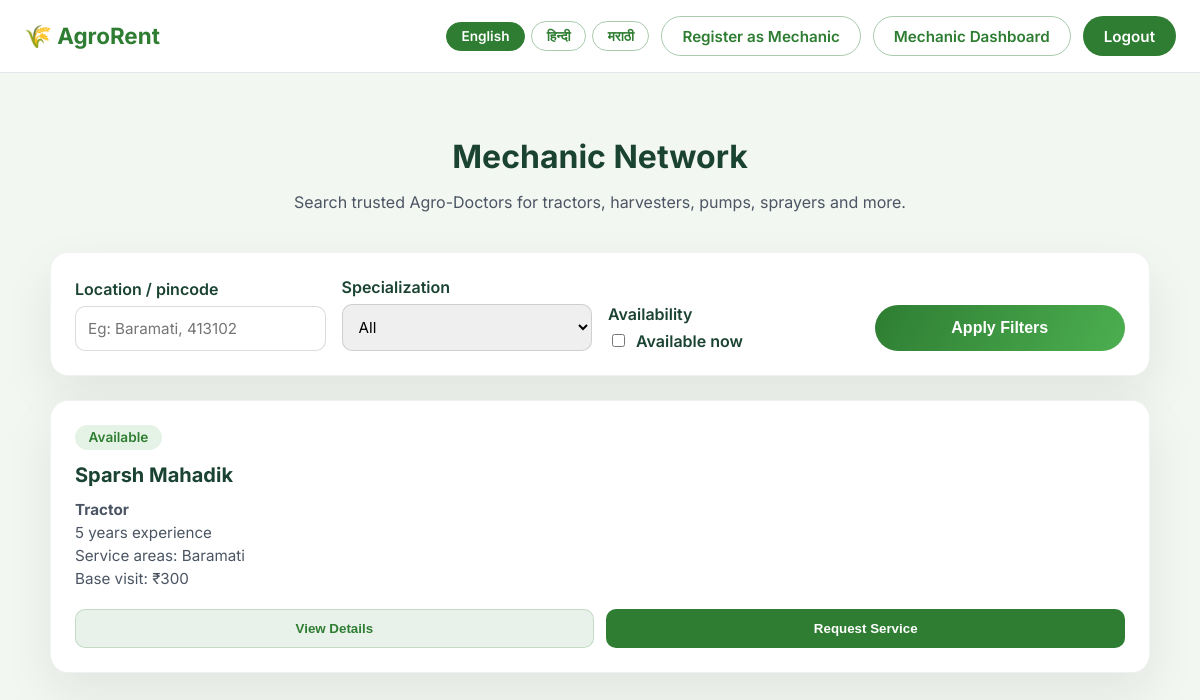
Screenshot of /mechanics (signed in) with the database file from the repository.
### tables this page shows
CREATE TABLE mechanics (
            id INTEGER PRIMARY KEY AUTOINCREMENT,
            user_id INTEGER,
            full_name TEXT NOT NULL,
            phone TEXT NOT NULL,
            email TEXT,
            experience_years INTEGER,
            specialization TEXT NOT NULL,
            service_locations TEXT NOT NULL,
            base_charge REAL NOT NULL,
            description TEXT,
            is_available INTEGER DEFAULT 1,
            created_at TIMESTAMP DEFAULT CURRENT_TIMESTAMP,
            updated_at TIMESTAMP DEFAULT CURRENT_TIMESTAMP,
            FOREIGN KEY (user_id) REFERENCES users(id)
        );

### app.py (the view)
@app.route('/mechanics')
def mechanics_list():
    search = request.args.get('q', '').strip()
    specialization = request.args.get('specialization', '').strip()
    available_only = request.args.get('available_only', '').strip().lower() in ('true', '1', 'on')
    query = 'SELECT * FROM mechanics WHERE 1=1'
    params = []
    if search:
        query += ' AND (LOWER(service_locations) LIKE ? OR LOWER(full_name) LIKE ?)'
        like_term = f'%{search.lower()}%'
        params.extend([like_term, like_term])
    if specialization and specialization in MECHANIC_SPECIALIZATIONS:
        query += ' AND specialization = ?'
        params.append(specialization)
    if available_only:
        query += ' AND is_available = 1'
    query += ' ORDER BY created_at DESC'
    conn = get_db()
    mechanics = conn.execute(query, params).fetchall()
    conn.close()
    return render_template(
        'mechanics_list.html',
        mechanics=mechanics,
        filters={
            'search': search,
            'specialization': specialization,
            'available_only': available_only
        },
        specializations=MECHANIC_SPECIALIZATIONS
    )

### app.py (called while the page is built)
def get_translations():
    if app.debug:
        return load_translations()
    return TRANSLATIONS

def _get_translation_value(lang, key_parts):
    translations = get_translations()
    data = translations.get(lang, {})
    for part in key_parts:
        if isinstance(data, dict):
            data = data.get(part)
        else:
            data = None
        if data is None:
            break
    if data is None and lang != DEFAULT_LOCALE:
        return _get_translation_value(DEFAULT_LOCALE, key_parts)
    return data

def translate_text(key, locale=None, default=None, **kwargs):
    if not key:
        return ''
    lang = locale or getattr(g, 'current_locale', None) or session.get('lang') or DEFAULT_LOCALE
    parts = key.split('.')
    value = _get_translation_value(lang, parts)
    if value is None:
        value = default if default is not None else _get_translation_value(DEFAULT_LOCALE, parts)
    if value is None:
        value = default if default is not None else key
    if isinstance(value, str) and kwargs:
        try:
            value = value.format(**kwargs)
        except KeyError:
            pass
    return value

@app.context_processor
def inject_translation_helpers():
    return {
        't': translate_text,
        'current_locale': getattr(g, 'current_locale', DEFAULT_LOCALE),
        'supported_languages': SUPPORTED_LANGUAGES,
        'language_names': LANGUAGE_NAMES
    }

def get_db():
    conn = sqlite3.connect(DATABASE)
    conn.row_factory = sqlite3.Row
    return conn

### templates/mechanics_list.html (shortened to what this page needs)
<!DOCTYPE html>
<html lang="{{ current_locale }}">
<head>
    <link rel="stylesheet" href="{{ url_for('static', filename='css/mechanics.css') }}">
</head>
<body>
    <div class="page-wrapper">
        <nav class="simple-nav">
            <div class="nav-container">
                <div class="nav-left">
                    <a href="{{ url_for('index') }}">🌾 {{ t('nav.brand') }}</a>
                </div>
                <div class="nav-actions">
                    <div class="language-switcher" aria-label="{{ t('language.change') }}">
                        {% for code in supported_languages %}
                        <a href="{{ url_for('set_language', lang_code=code) }}"
                           class="language-pill {% if current_locale == code %}active{% endif %}">
                            {{ language_names[code] }}
                        </a>
                        {% endfor %}
                    </div>
                    <a class="nav-link-btn secondary" href="{{ url_for('mechanic_register') }}">{{ t('nav.register_mechanic') }}</a>
                    {% if session.user_id %}
                    <a class="nav-link-btn secondary" href="{{ url_for('mechanic_dashboard') }}">{{ t('nav.mechanic_dashboard') }}</a>
                    <a class="nav-link-btn primary" href="{{ url_for('signout') }}">{{ t('nav.logout') }}</a>
                    {% else %}
                    <a class="nav-link-btn secondary" href="{{ url_for('signin') }}">{{ t('nav.sign_in') }}</a>
                    <a class="nav-link-btn primary" href="{{ url_for('signup') }}">{{ t('nav.sign_up') }}</a>
                    {% endif %}
                </div>
            </div>
        </nav>
        <section class="content-section">
            <div class="page-header">
                <h1>{{ t('mechanic.list.title') }}</h1>
                <p>{{ t('mechanic.list.subtitle') }}</p>
            </div>
            <div class="card filters-card">
                <form method="GET" action="{{ url_for('mechanics_list') }}">
                    <div class="form-group">
                        <label for="q">{{ t('mechanic.list.filters.location') }}</label>
                        <input type="text" id="q" name="q" placeholder="Eg: Baramati, 413102" value="{{ filters.search }}">
                    </div>
                    <div class="form-group">
                        <label for="specialization">{{ t('mechanic.list.filters.specialization') }}</label>
                        <select id="specialization" name="specialization">
                            <option value="">{{ t('mechanic.list.filters.all', default='All') }}</option>
                        </select>
                    </div>
                    <div class="form-group">
                        <label>{{ t('mechanic.list.filters.availability') }}</label>
                        <label class="availability-toggle" style="margin-top: 0;">
                            <input type="checkbox" name="available_only" {% if filters.available_only %}checked{% endif %} onchange="this.form.submit()">
                            {{ t('mechanic.list.filters.available_now') }}
                        </label>
                    </div>
                    <div>
                        <button type="submit" class="btn-submit" style="width: 100%;">{{ t('mechanic.list.filters.submit') }}</button>
                    </div>
                </form>
            </div>
            {% if mechanics %}
            <div class="mechanics-grid">
                {% for mechanic in mechanics %}
                <div class="card mechanic-card">
                    <div class="badge {% if mechanic['is_available'] %}available{% else %}unavailable{% endif %}">
                        {% if mechanic['is_available'] %}
                            {{ t('mechanic.list.card.available') }}
                        {% else %}
                            {{ t('mechanic.list.card.unavailable') }}
                        {% endif %}
                    </div>
                    <h3>{{ mechanic['full_name'] }}</h3>
                    <div class="mechanic-meta">
                        <strong>{{ t('mechanic.specializations.' + mechanic['specialization']|lower, default=mechanic['specialization']) }}</strong>
                        {% if mechanic['experience_years'] %}
                        <span>{{ t('mechanic.list.card.experience', years=mechanic['experience_years']) }}</span>
                        {% endif %}
                        <span>{{ t('mechanic.list.card.service_area', areas=mechanic['service_locations']) }}</span>
                        <span>{{ t('mechanic.list.card.base_visit', charge='{:,.0f}'.format(mechanic['base_charge'])) }}</span>
                    </div>
                    <div class="card-actions">
                        <button class="ghost-btn view-details-btn"
                            data-name="{{ mechanic['full_name'] }}"
                            data-specialization="{{ t('mechanic.specializations.' + mechanic['specialization']|lower, default=mechanic['specialization']) }}"
                            data-location-display="{{ t('mechanic.list.card.service_area', areas=mechanic['service_locations']) }}"
                            data-charge-display="{{ t('mechanic.list.card.base_visit', charge='{:,.0f}'.format(mechanic['base_charge'])) }}"
                            data-experience-text="{{ mechanic['experience_years'] and t('mechanic.list.card.experience', years=mechanic['experience_years']) or t('mechanic.list.details.experience_missing') }}"
                            data-description="{{ mechanic['description'] or t('mechanic.list.card.no_description', default='No bio shared yet.') }}">
                            {{ t('mechanic.list.buttons.view_details') }}
                        </button>
                        <button class="solid-btn request-service-btn"
                            data-mechanic-id="{{ mechanic['id'] }}"
                            data-mechanic-name="{{ mechanic['full_name'] }}">
                            {{ t('mechanic.list.buttons.request_service') }}
                        </button>
                    </div>
                </div>
                {% endfor %}
            </div>
            {% else %}
            <div class="empty-state">
                <h3>{{ t('mechanic.list.empty.title') }}</h3>
                <p>{{ t('mechanic.list.empty.subtitle') }}</p>
                <a href="{{ url_for('mechanic_register') }}">{{ t('mechanic.list.empty.cta') }}</a>
            </div>
            {% endif %}
        </section>
    </div>
</body>
</html>

### static/css/mechanics.css (style rules this page uses)
:root { --agro-green: #2e7d32; --agro-green-light: #4caf50; --agro-cream: #f3f7f1; --agro-dark: #1b4332; }
body { font-family: 'Inter', 'Segoe UI', Tahoma, Geneva, Verdana, sans-serif; margin: 0; color: #1f2933; background: var(--agro-cream); }
.page-wrapper { min-height: 100vh; display: flex; flex-direction: column; }
nav.simple-nav { background: white; border-bottom: 1px solid #e5e7eb; position: sticky; top: 0; z-index: 10; }
.simple-nav .nav-container { max-width: 1200px; margin: 0 auto; padding: 1rem 1.5rem; display: flex; align-items: center; justify-content: space-between; }
.simple-nav .nav-left a { font-weight: 700; font-size: 1.4rem; color: var(--agro-green); text-decoration: none; }
.simple-nav .nav-actions { display: flex; align-items: center; gap: 0.75rem; }
.nav-link-btn { padding: 0.6rem 1.25rem; border-radius: 999px; text-decoration: none; font-weight: 600; font-size: 0.95rem; border: 1px solid transparent; transition: all 0.2s ease; }
.nav-link-btn.primary { background: var(--agro-green); color: #fff; }
.nav-link-btn.secondary { border-color: rgba(46, 125, 50, 0.4); color: var(--agro-green); background: transparent; }
.language-switcher { display: flex; align-items: center; gap: 0.4rem; flex-wrap: wrap; }
.language-pill { padding: 0.35rem 0.9rem; border-radius: 999px; border: 1px solid rgba(46, 125, 50, 0.4); color: var(--agro-green); text-decoration: none; font-weight: 600; font-size: 0.85rem; transition: all 0.2s ease; }
.language-pill.active, .language-pill:hover { background: var(--agro-green); color: #fff; border-color: var(--agro-green); }
.content-section { max-width: 1100px; margin: 2rem auto; padding: 0 1.5rem 3rem; width: 100%; }
.page-header { text-align: center; margin: 2rem 0 2.5rem; }
.page-header h1 { font-size: 2rem; color: var(--agro-dark); margin-bottom: 0.5rem; }
.page-header p { color: #4b5563; font-size: 1rem; }
.card { background: #fff; border-radius: 18px; padding: 1.5rem; box-shadow: 0 20px 50px rgba(15, 23, 42, 0.08); border: 1px solid rgba(15, 23, 42, 0.06); }
.form-group { display: flex; flex-direction: column; gap: 0.4rem; }
.form-group label { font-weight: 600; color: var(--agro-dark); }
.form-group input, .form-group select, .form-group textarea { border: 1px solid rgba(15, 23, 42, 0.15); border-radius: 10px; padding: 0.75rem; font-size: 0.95rem; font-family: inherit; transition: border-color 0.2s ease, box-shadow 0.2s ease; }
.availability-toggle { display: flex; align-items: center; gap: 0.5rem; margin-top: 0.5rem; font-weight: 600; color: var(--agro-dark); }
.btn-submit { margin-top: 1.5rem; padding: 0.85rem 1.5rem; background: linear-gradient(120deg, var(--agro-green), var(--agro-green-light)); color: #fff; border: none; border-radius: 999px; font-size: 1rem; font-weight: 600; cursor: pointer; transition: transform 0.2s ease, box-shadow 0.2s ease; }
.filters-card { display: flex; flex-direction: column; gap: 1rem; margin-bottom: 1.5rem; }
.filters-card form { display: grid; grid-template-columns: repeat(auto-fit, minmax(200px, 1fr)); gap: 1rem; align-items: end; }
.mechanics-grid { display: grid; grid-template-columns: repeat(auto-fit, minmax(280px, 1fr)); gap: 1.5rem; }
.mechanic-card { display: flex; flex-direction: column; gap: 0.8rem; }
.mechanic-card h3 { margin: 0; color: var(--agro-dark); font-size: 1.25rem; }
.mechanic-meta { display: flex; flex-direction: column; gap: 0.25rem; color: #4b5563; font-size: 0.95rem; }
.badge { align-self: flex-start; padding: 0.3rem 0.85rem; border-radius: 999px; font-size: 0.85rem; font-weight: 600; }
.badge.available { background: rgba(76, 175, 80, 0.15); color: var(--agro-green); }
.card-actions { display: flex; flex-wrap: wrap; gap: 0.8rem; margin-top: 0.5rem; }
.ghost-btn, .solid-btn { flex: 1; min-width: 120px; text-align: center; border-radius: 10px; padding: 0.7rem; font-weight: 600; border: 1px solid transparent; cursor: pointer; transition: transform 0.2s ease, box-shadow 0.2s ease; }
.ghost-btn { background: rgba(46, 125, 50, 0.1); color: var(--agro-green); border-color: rgba(46, 125, 50, 0.2); }
.solid-btn { background: var(--agro-green); color: #fff; }

### rows the page displays
mechanics: t "Available", full_name "Sparsh Mahadik", specialization "Tractor", experience_years "5 years experience", service_locations "Service areas: Baramati", base_charge "Base visit: ₹300", t "View Details", t "Request Service"

### other values shown
{{ t('nav.brand') }} "AgroRent"
{{ language_names[code] }} "English" "हिन्दी" "मराठी"
{{ t('nav.register_mechanic') }} "Register as Mechanic"
{{ t('nav.mechanic_dashboard') }} "Mechanic Dashboard"
{{ t('nav.logout') }} "Logout"
{{ t('mechanic.list.title') }} "Mechanic Network"
{{ t('mechanic.list.subtitle') }} "Search trusted Agro-Doctors for tractors, harvesters, pumps, sprayers and more."
{{ t('mechanic.list.filters.location') }} "Location / pincode"
{{ t('mechanic.list.filters.specialization') }} "Specialization"
{{ t('mechanic.list.filters.availability') }} "Availability"
{{ t('mechanic.list.filters.available_now') }} "Available now"
{{ t('mechanic.list.filters.submit') }} "Apply Filters"
form field specialization "All"
